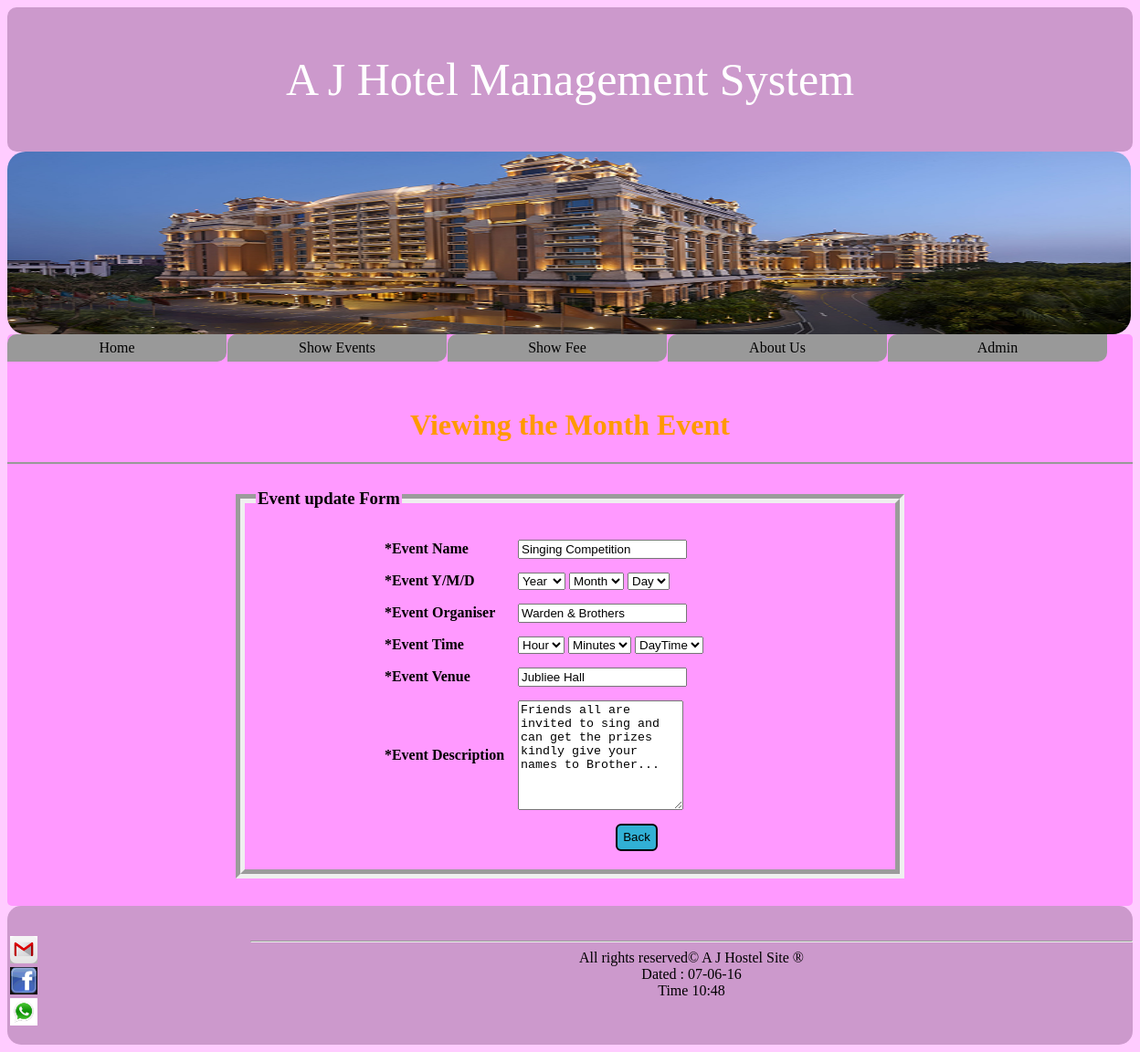
The page /viewevent.php?eve_id=1 (signed in) on the database its author committed.
### tables this page shows
CREATE TABLE `hevent` (
  `id` int(11) NOT NULL AUTO_INCREMENT,
  `event_name` varchar(30) DEFAULT NULL,
  `event_dat` int(11) DEFAULT NULL,
  `event_mon` varchar(5) DEFAULT NULL,
  `event_yr` int(11) DEFAULT NULL,
  `event_organiser` varchar(20) DEFAULT NULL,
  `event_hr` int(11) DEFAULT NULL,
  `event_min` int(11) DEFAULT NULL,
  `event_daytim` varchar(5) DEFAULT NULL,
  `event_venue` varchar(30) DEFAULT NULL,
  `event_description` text,
  PRIMARY KEY (`id`)
);

### class/dbconnection.php (called while the page is built, shortened)
<?php
class dbconnection
{
	public $host;
	public $username;
	public $password;
	public $dbname;
	public $con;
	public function dbconnection()
	{
		$this->host		=	"localhost";
		$this->username	=	"root";
		$this->password	=	"";
		$this->dbname	=	"test";
		$this->con		=	"";
		return(true);
	}
	public function open()
	{
		$this->con = new mysqli($this->host,$this->username,$this->password,$this->dbname);
		if($this->con)
		{
			return true;
		}
		else
		{
			echo 'Failed to connect DB';
		}
	}
	public function eve_disp($sql)
	{
		$this->sql = $sql;
		if($this->sql)
		{
			$res = mysqli_query($this->con,$this->sql);
			return($res);
		}
		else
		{
			echo'Failed in DBCon File';
		}
	}
	public function fetch_row($result)
	{
		$arr_row='';
		if($result)
		{
			$arr_row = mysqli_fetch_array($result);
		}
			return ($arr_row) ? $arr_row : false;
	}
}
?>

### class/eventqueryprocess.php (called while the page is built, shortened)
<?php
include_once('class/dbconnection.php');
class eventqueryprocess extends dbconnection
{
	public function select_update_event($u_id)
	{
		$sql1 = "SELECT * FROM hevent WHERE id=".$u_id;
		$result1 = $this->eve_disp($sql1);
		$res1 = $this->fetch_row($result1);
		if($res1)
		{
			return $res1;
		}
		else
		{
			return false;
		}
	}
}
?>

### viewevent.php (the view, shortened to what this page needs)
<html>
<head>
<link rel="stylesheet" type="text/css" href="css/first.css">
<link rel="stylesheet" href="css/menu.css" />
</head>
<body>
<div class="head">
A J Hotel Management System
</div>
<div class="header">
<img src="images/1.jpg" name="slide" height="200">
</div>
<div class="menu">
<ul id="menu">
	<li>
	<a href="index.php">Home</a></li>
	<li> <a href="displayevents.php">Show Events</a>
    </li>
    <li> <a href="displayfee.php">Show Fee</a>
    </li>
    <li>
	<a href="aboutus.php">About Us</a>
	</li>
	<li> <a href="adminlogin.php">Admin</a></li>
	</ul>
</div>
<?php
if(isset($_SESSION['user']))
	{
?>
<?php
include_once('class/dbconnection.php');
include_once('class/eventqueryprocess.php');
$eventid = $_REQUEST['eve_id'];
$eventedit = new eventqueryprocess;
$evedetails = $eventedit->select_update_event($eventid);
?>
<div class="main">
<h1 align="center"><font face="Hobo Std" color="#FF9900">Viewing the Month Event</font></h1>
<hr color="#999999">
<fieldset style=" border-width:10px;margin-left:250px;margin-right:250px;">
<legend><h3><font face="Burnstown Dam">Event update Form</font></h3></legend>
<table  align="center"  cellpadding="5" cellspacing="5">
<form action="updateprocess.php" method="POST" name="frmempsave">
<tr>
	<th align="left">*Event Name</th>
	<td align="left"><input type="text" name="eventname" id="1" placeholder="EventName" title="EventName" maxlength="30" tabindex="1" autofocus value="<?php echo$evedetails['event_name']; ?>"></td>
</tr>
<tr>
	<th align="left">*Event Y/M/D</th>
    	<th align="left">
        	<select name="year1" tabindex="4">
            <option value="">Year</option>
            </select>
            <select name="month1" tabindex="3">
        	<option value="">Month</option>
        	</select>
            <select name="date1" tabindex="2">
        	<option value="">Day</option>
    		</select>
       		</th>
</tr>
<tr>
	<th align="left">*Event Organiser</th>
    <td align="left"><input type="text" name="eventorganiser" id="3" placeholder="EventOrganiser" title="EventOrganiser" maxlength="30" tabindex="5" value="<?php echo $evedetails['event_organiser'];?>"></td>
</tr>
<tr>
	<th align="left">*Event Time</th>
    <th align="left">
    	<select name="time1" tabindex="6">
        <option <?php if($evedetails['event_hr'] == 'Hour'){?> selected="selected" <?php }?> value="Hour">Hour</option>
        </select>
        <select name="min1" tabindex="7">
        <option value="">Minutes</option>
        </select>
        <select name="tim2" tabindex="8">
        <option value="">DayTime</option>
		</select>
    </th>
</tr>
<tr>
	<th align="left">*Event Venue</th>
 	<td align="left"><input type="text" name="eventvenue" id="9" placeholder="EventVenue" title="eventvenue" maxlength="30" tabindex="9" value="<?php echo $evedetails['event_venue'];?>"></td>
</tr>
<tr>
	<th align="left">*Event Description</th>
	<td align="left"><textarea name="eventdescription" style="height:120px;" title="eventdescription" placeholder="EventDescription" tabindex="10"><?php echo $evedetails['event_description'];?></textarea></td>
</tr>
<tr>
<th></th>
	<th>
</form>
<a href="admin_event_view.php"><button tabindex="12" style="border-radius:6px; color:#000; background-color:#31B0D5; border-style:solid; cursor:pointer; height:30px; @border-color:#000">Back</button></a>
</table>
</fieldset>
</div>
<?php }
else
	{
		header("location:adminlogin.php");
	}?>
<div class="footer">
<div class="logo">
<table>
<tr><td><a href="dbc@gmail.com" onMouseOver='return confirm("want to Mail?");'><img src="images/socialnet/download (3).jpg" width="30" height="30" align="left"></a></td></tr>
<tr><td><a href="dbc/gmail.com" onMouseOver='return confirm("Open FaceBook?");'><img src="images/socialnet/images.png" width="30" height="30" align="left"></a></td></tr>
<tr><td><a href="8197980557" onMouseOver='return confirm("want to call?");'><img src="images/socialnet/images.jpg" width="30" height="30" align="left"></a></td></tr>
</table>
</div>
<hr>
<left>
All rights reserved&copy; A J Hostel Site &reg;<br>
Dated : <?php echo date('d-m-y'); ?><br>
Time <?php echo date('h:i');?></left>
</div>
</body>
</html>

### css/first.css (style rules this page uses)
body { background-color:#FCF; }
.head { background-color:#C9C; padding-bottom:50px; padding-top:50px; text-align:center; font-size:50px; color:white; border-radius:10px; }
.header img { width:1230 ; border-radius:20px; }
.main { padding-top:60px; padding-bottom:30px; background-color:#F9F; border-radius:5px; @margin-bottom:200px; }
.footer { background-color:#C9C; padding-bottom:50px; padding-top:30px; text-align:center; border-radius:15px; float:center; }
a { text-decoration:none; }
td { width:260px; }
.logo { float:left; }

### css/menu.css (style rules this page uses)
ul { list-style-type:none; margin:0px; padding:0; position:absolute; }
li { display:inline-table; float:left; margin-right:1px; }
li a { display:block; min-width:240px; height:30px; text-align:center; line-height:30px; color:#000; background:#999; text-decoration:none; border-radius:10px 0px 10px 0px; border-color:#0000FF; }

### rows shown on the page
hevent: eventname "Singing Competition", eventorganiser "Warden & Brothers", eventvenue "Jubliee Hall", eventdescription "Friends all are invited to sing and can get the prizes kindly give your names to Brother..."
